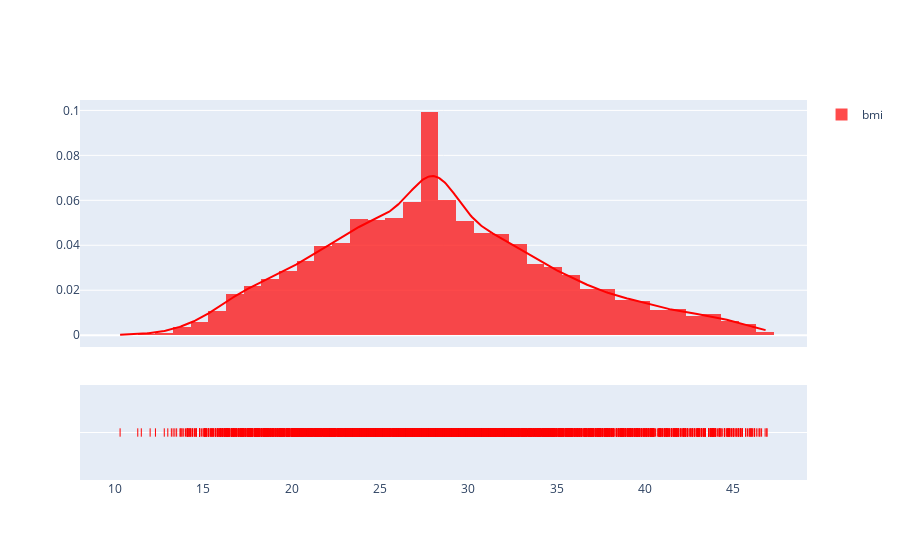

Notebook cell for this chart:
### Markdown cell above
#### Observation: The outliers of BMI index have been removed. Let us plot the distribution to see if it is still skewed

### Code cell
bmi = list(df1['bmi'].values)
hist_data = [bmi]
group_labels = ["bmi"]
colors = ['Red']
fig = ff.create_distplot(hist_data,group_labels,show_hist = True,colors=colors)
fig.show()

### Figure 1 — Plotly figure (JSON) as saved in the notebook; plotly's stock layout.template omitted (floating-point values rounded to 4 significant figures; data arrays with more than 128 entries replaced by an {"elided": "..."} marker saying what was removed)
{"data": [{"autobinx": false, "histnorm": "probability density", "legendgroup": "bmi", "marker": {"color": "Red"}, "name": "bmi", "opacity": 0.7, "type": "histogram", "x": {"elided": "4993 float values"}, "xaxis": "x", "xbins": {"end": 46.9, "size": 1, "start": 10.3}, "yaxis": "y"}, {"legendgroup": "bmi", "marker": {"color": "Red"}, "mode": "lines", "name": "bmi", "showlegend": false, "type": "scatter", "x": {"elided": "500 float values"}, "xaxis": "x", "y": {"elided": "500 float values"}, "yaxis": "y"}, {"legendgroup": "bmi", "marker": {"color": "Red", "symbol": "line-ns-open"}, "mode": "markers", "name": "bmi", "showlegend": false, "type": "scatter", "x": {"elided": "4993 float values"}, "xaxis": "x", "y": {"elided": "4993 str values"}, "yaxis": "y2"}], "layout": {"barmode": "overlay", "hovermode": "closest", "legend": {"traceorder": "reversed"}, "xaxis": {"anchor": "y2", "domain": [0, 1], "zeroline": false}, "yaxis": {"anchor": "free", "domain": [0.35, 1], "position": 0}, "yaxis2": {"anchor": "x", "domain": [0, 0.25], "dtick": 1, "showticklabels": false}}}
